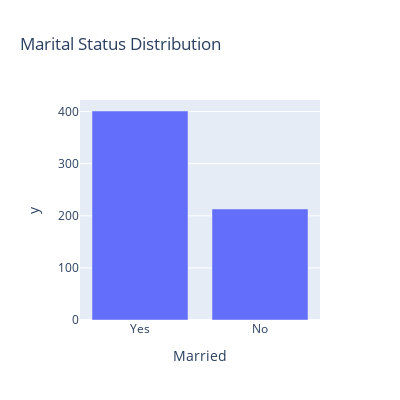

Here is the notebook cell this chart was saved with:
### Code cell
married_count = df['Married'].value_counts()
fig_married = px.bar(married_count, 
                     x=married_count.index, 
                     y=married_count.values, 
                     title='Marital Status Distribution')
fig_married.update_layout(width=400, height=400)
fig_married.show()

### Figure 1 — Plotly figure (JSON) as saved in the notebook; plotly's stock layout.template omitted (floating-point values rounded to 4 significant figures)
{"data": [{"alignmentgroup": "True", "hovertemplate": "Married=%{x}<br>y=%{y}<extra></extra>", "legendgroup": "", "marker": {"color": "#636efa", "pattern": {"shape": ""}}, "name": "", "offsetgroup": "", "orientation": "v", "showlegend": false, "textposition": "auto", "type": "bar", "x": ["Yes", "No"], "xaxis": "x", "y": [401, 213], "yaxis": "y"}], "layout": {"barmode": "relative", "height": 400, "legend": {"tracegroupgap": 0}, "title": {"text": "Marital Status Distribution"}, "width": 400, "xaxis": {"anchor": "y", "autorange": true, "domain": [0, 1], "range": [-0.5, 1.5], "title": {"text": "Married"}, "type": "category"}, "yaxis": {"anchor": "x", "autorange": true, "domain": [0, 1], "range": [0, 422.1], "title": {"text": "y"}, "type": "linear"}}}
